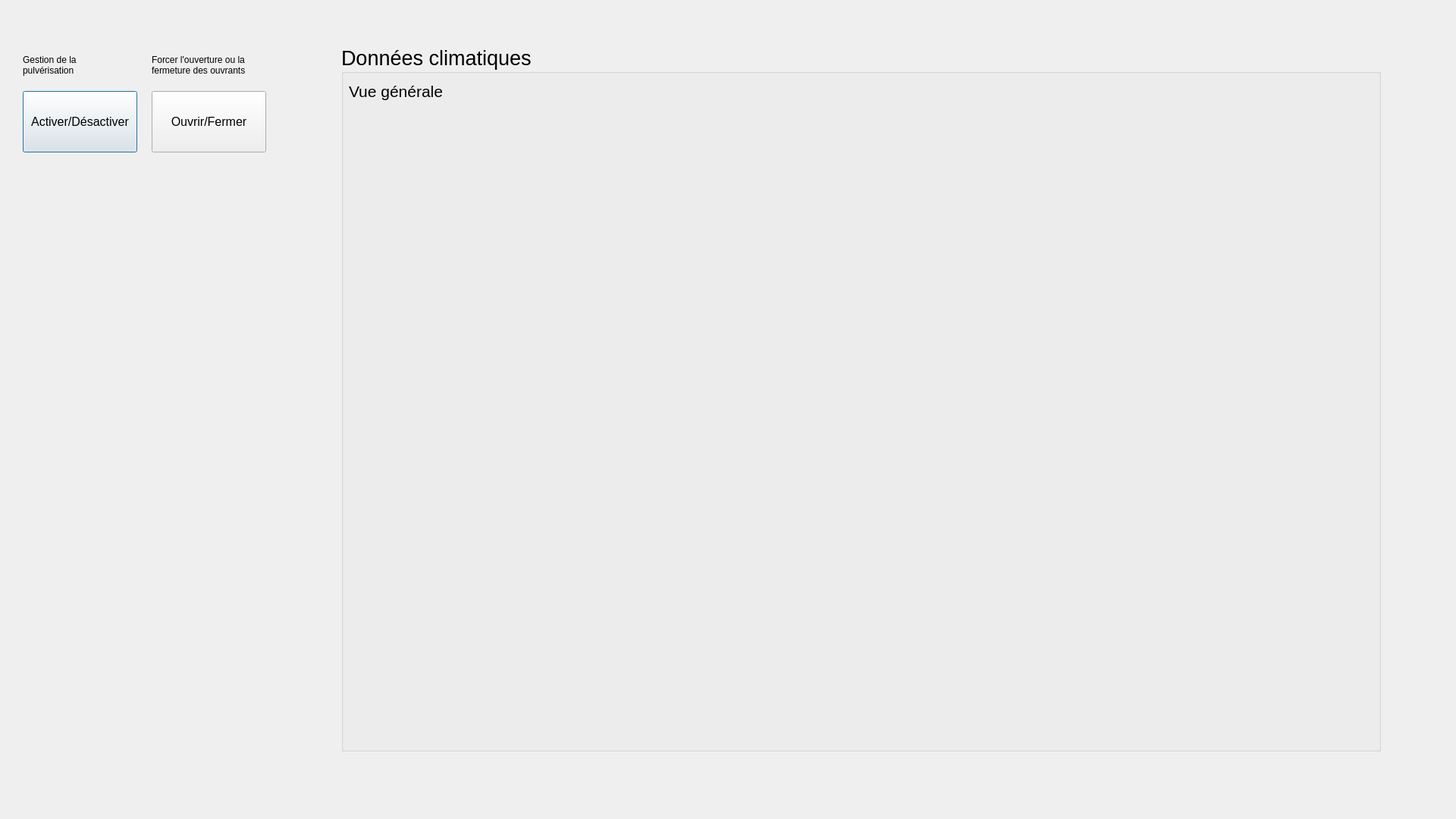
<?xml version="1.0" encoding="UTF-8"?>
<ui version="4.0">
 <class>SupervisionSerre</class>
 <widget class="QDialog" name="SupervisionSerre">
  <property name="geometry">
   <rect>
    <x>0</x>
    <y>0</y>
    <width>1920</width>
    <height>1080</height>
   </rect>
  </property>
  <property name="windowTitle">
   <string>SupervisionSerre</string>
  </property>
  <widget class="QWidget" name="horizontalLayoutWidget">
   <property name="geometry">
    <rect>
     <x>30</x>
     <y>240</y>
     <width>321</width>
     <height>401</height>
    </rect>
   </property>
   <layout class="QHBoxLayout" name="layoutEtat">
    <property name="sizeConstraint">
     <enum>QLayout::SetDefaultConstraint</enum>
    </property>
   </layout>
  </widget>
  <widget class="QWidget" name="horizontalLayoutWidget_2">
   <property name="geometry">
    <rect>
     <x>30</x>
     <y>640</y>
     <width>321</width>
     <height>291</height>
    </rect>
   </property>
   <layout class="QHBoxLayout" name="layoutAlerte">
    <property name="sizeConstraint">
     <enum>QLayout::SetDefaultConstraint</enum>
    </property>
   </layout>
  </widget>
  <widget class="QGroupBox" name="DonneesClimatiques">
   <property name="geometry">
    <rect>
     <x>450</x>
     <y>60</y>
     <width>1371</width>
     <height>931</height>
    </rect>
   </property>
   <property name="font">
    <font>
     <pointsize>20</pointsize>
    </font>
   </property>
   <property name="title">
    <string>Données climatiques</string>
   </property>
   <widget class="QLabel" name="label">
    <property name="geometry">
     <rect>
      <x>10</x>
      <y>40</y>
      <width>171</width>
      <height>41</height>
     </rect>
    </property>
    <property name="font">
     <font>
      <pointsize>16</pointsize>
     </font>
    </property>
    <property name="text">
     <string>Vue générale</string>
    </property>
   </widget>
   <widget class="QWidget" name="horizontalLayoutWidget_3">
    <property name="geometry">
     <rect>
      <x>40</x>
      <y>110</y>
      <width>1321</width>
      <height>791</height>
     </rect>
    </property>
    <layout class="QHBoxLayout" name="layoutSerres"/>
   </widget>
  </widget>
  <widget class="QPushButton" name="buttonPulverisation">
   <property name="geometry">
    <rect>
     <x>30</x>
     <y>120</y>
     <width>151</width>
     <height>81</height>
    </rect>
   </property>
   <property name="font">
    <font>
     <pointsize>12</pointsize>
    </font>
   </property>
   <property name="text">
    <string>Activer/Désactiver</string>
   </property>
  </widget>
  <widget class="QPushButton" name="buttonOuvrants">
   <property name="geometry">
    <rect>
     <x>200</x>
     <y>120</y>
     <width>151</width>
     <height>81</height>
    </rect>
   </property>
   <property name="font">
    <font>
     <pointsize>12</pointsize>
    </font>
   </property>
   <property name="text">
    <string>Ouvrir/Fermer</string>
   </property>
  </widget>
  <widget class="QLabel" name="label_2">
   <property name="geometry">
    <rect>
     <x>30</x>
     <y>70</y>
     <width>121</width>
     <height>31</height>
    </rect>
   </property>
   <property name="text">
    <string>Gestion de la 
pulvérisation</string>
   </property>
  </widget>
  <widget class="QLabel" name="label_3">
   <property name="geometry">
    <rect>
     <x>200</x>
     <y>70</y>
     <width>151</width>
     <height>31</height>
    </rect>
   </property>
   <property name="text">
    <string>Forcer l'ouverture ou la 
fermeture des ouvrants</string>
   </property>
  </widget>
 </widget>
 <resources/>
 <connections/>
</ui>
